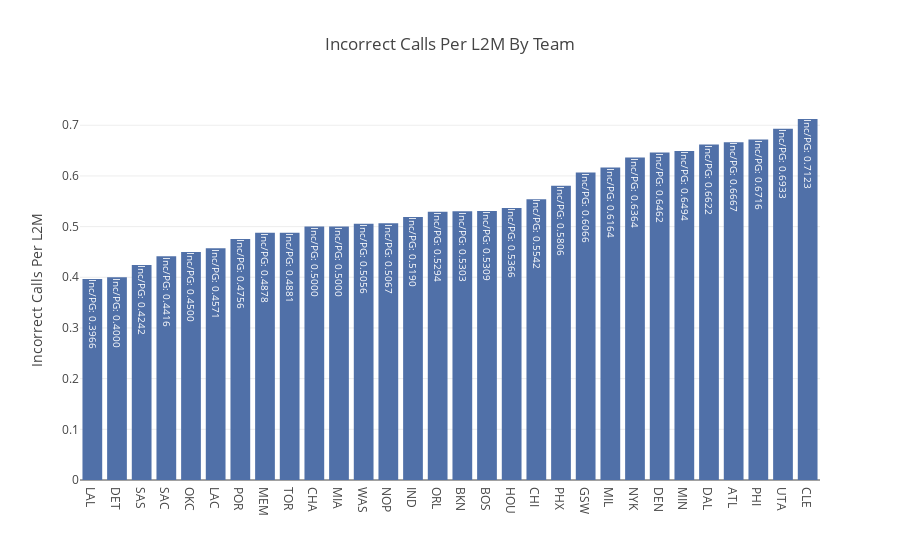

Notebook source saved alongside this figure:
### Code cell
r, g, b = clighten([21, 64, 139], 0.25)
text = ["Inc/PG: {:.4f}".format(val) for val in team_calls.Incorrect_PG]

fig = tls.make_subplots(1, 1)
trace = go.Bar(
    x=team_calls.index, 
    y=team_calls.Incorrect_PG,
    marker=dict(color="rgb({}, {}, {})".format(r, g, b)),
    text=text,
    hoverinfo="text+x",
)

data = [trace]
layout = go.Layout(
    title="Incorrect Calls Per L2M By Team",
    yaxis=dict(title="Incorrect Calls Per L2M")
)

fig = go.Figure(data=data, layout=layout)
iplot(fig)

### Figure 1 — Plotly figure (JSON) as saved in the notebook; plotly's stock layout.template omitted (floating-point values rounded to 4 significant figures)
{"data": [{"hoverinfo": "text+x", "marker": {"color": "rgb(79.5, 111.75, 168.0)"}, "text": ["Inc/PG: 0.3966", "Inc/PG: 0.4000", "Inc/PG: 0.4242", "Inc/PG: 0.4416", "Inc/PG: 0.4500", "Inc/PG: 0.4571", "Inc/PG: 0.4756", "Inc/PG: 0.4878", "Inc/PG: 0.4881", "Inc/PG: 0.5000", "Inc/PG: 0.5000", "Inc/PG: 0.5056", "Inc/PG: 0.5067", "Inc/PG: 0.5190", "Inc/PG: 0.5294", "Inc/PG: 0.5303", "Inc/PG: 0.5309", "Inc/PG: 0.5366", "Inc/PG: 0.5542", "Inc/PG: 0.5806", "Inc/PG: 0.6066", "Inc/PG: 0.6164", "Inc/PG: 0.6364", "Inc/PG: 0.6462", "Inc/PG: 0.6494", "Inc/PG: 0.6622", "Inc/PG: 0.6667", "Inc/PG: 0.6716", "Inc/PG: 0.6933", "Inc/PG: 0.7123"], "type": "bar", "x": ["LAL", "DET", "SAS", "SAC", "OKC", "LAC", "POR", "MEM", "TOR", "CHA", "MIA", "WAS", "NOP", "IND", "ORL", "BKN", "BOS", "HOU", "CHI", "PHX", "GSW", "MIL", "NYK", "DEN", "MIN", "DAL", "ATL", "PHI", "UTA", "CLE"], "y": [0.3966, 0.4, 0.4242, 0.4416, 0.45, 0.4571, 0.4756, 0.4878, 0.4881, 0.5, 0.5, 0.5056, 0.5067, 0.519, 0.5294, 0.5303, 0.5309, 0.5366, 0.5542, 0.5806, 0.6066, 0.6164, 0.6364, 0.6462, 0.6494, 0.6622, 0.6667, 0.6716, 0.6933, 0.7123]}], "layout": {"title": "Incorrect Calls Per L2M By Team", "yaxis": {"title": "Incorrect Calls Per L2M"}}}
